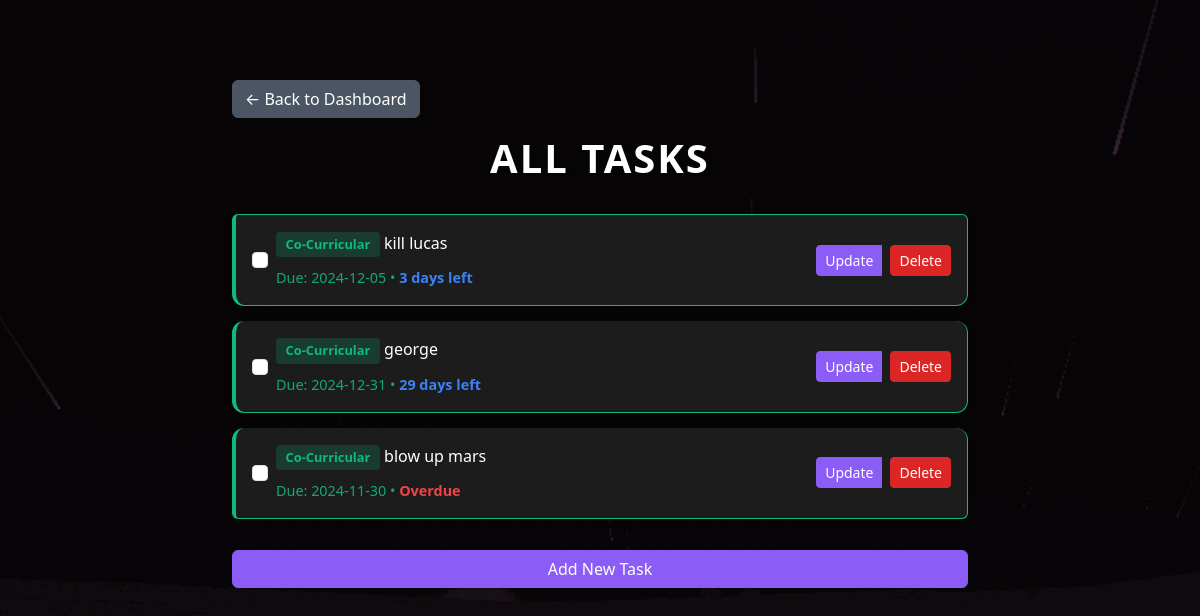
/all_todos (signed in), run on an earlier commit of the app's database.
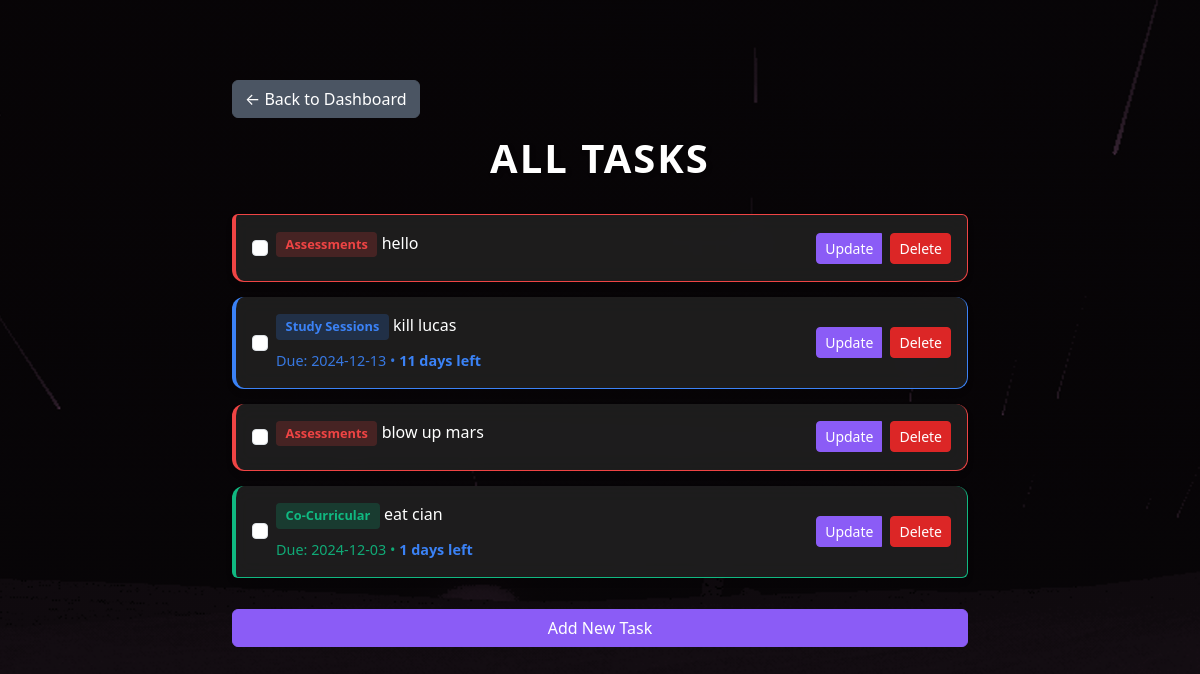
And on a later commit of the database.
### flask_app/setup_db.py (models this page shows)
class ToDo(Base):
    __tablename__ = 'todo'
    id = Column(Integer, primary_key=True)
    task = Column(String, nullable=False)
    category = Column(String, nullable=False)
    completed = Column(Boolean, default=False)
    due_date = Column(DateTime, nullable=True)
    user_id = Column(Integer, ForeignKey('users.id'), nullable=False)
    user = relationship('User', back_populates='todos')

### flask_app/app.py (the view)
@app.route('/all_todos')
def all_todos():
    if "user_id" not in session:
        flash("Please log in to view todos.", "warning")
        return redirect('/login')
    user_id = session["user_id"]
    todos = db_session.query(ToDo).filter_by(user_id=user_id).all()
    return render_template('all_todos.html', todos=todos)

### flask_app/app.py (called while the page is built)
def calculate_days(due_date):
    if not due_date:
        return None
    today = datetime.now().date()
    days_remaining = (due_date.date() - today).days
    if days_remaining < 0:
        return 'Overdue'
    elif days_remaining == 0:
        return 'Due today'
    else:
        return f'{days_remaining} days left'

### flask_app/templates/all_todos.html (shortened to what this page needs)
<!DOCTYPE html>
<html lang="en">
<head>
    <link href="https://cdn.jsdelivr.net/npm/bootstrap@5.3.0-alpha3/dist/css/bootstrap.min.css" rel="stylesheet">
</head>
<body>
    <div class="container mt-5">
        <a href="{{ url_for('dashboard') }}" class="btn btn-secondary mb-3">← Back to Dashboard</a>
        <h1>All Tasks</h1>
        <div class="mt-4">
            {% if todos %}
                <ul class="list-group">
                    {% for todo in todos %}
                    <li class="list-group-item category-{{ todo.category.replace(' ', '-') }} d-flex justify-content-between align-items-center">
                        <div class="d-flex align-items-center">
                            <form action="{{ url_for('toggle_todo', todo_id=todo.id) }}" method="POST" class="d-inline me-2">
                                <input type="checkbox" class="form-check-input" onchange="this.form.submit()"
                                       {% if todo.completed %}checked{% endif %}>
                            </form>
                            <div>
                                <div class="category-label category-label-{{ todo.category.replace(' ', '-') }}">
                                    {{ todo.category }}
                                </div>
                                <span {% if todo.completed %}class="text-decoration-line-through"{% endif %}>{{ todo.task }}</span>
                                {% if todo.due_date %}
                                    <br>
                                    <small class="text-muted due-date">
                                        Due: {{ todo.due_date.strftime('%Y-%m-%d') }}
                                        {% set days = calculate_days(todo.due_date) %}
                                        {% if days %}
                                            • <span class="{% if days == 'Overdue' %}text-danger{% elif days == 'Due today' %}text-warning{% else %}text-info{% endif %}">
                                                {{ days }}
                                            </span>
                                        {% endif %}
                                    </small>
                                {% endif %}
                            </div>
                        </div>
                        <div class="btn-group">
                            <a href="{{ url_for('update_todo', todo_id=todo.id) }}" class="btn btn-sm btn-primary me-2">Update</a>
                            <form action="{{ url_for('delete_todo', todo_id=todo.id) }}" method="POST" class="d-inline">
                                <button type="submit" class="btn btn-sm btn-danger">Delete</button>
                            </form>
                        </div>
                    </li>
                    {% endfor %}
                </ul>
            {% else %}
                <p class="text-center">No tasks found.</p>
            {% endif %}
        </div>
        <div class="mt-3">
            <a href="{{ url_for('add_todo') }}" class="btn btn-primary w-100 btn-add-task">Add New Task</a>
        </div>
    </div>
</body>
</html>

What changed in the data, as far as the page shows it:
removed ToDo: category "Co-Curricular", task "kill lucas", due_date "2024-12-05", days "3 days left"
removed ToDo: category "Co-Curricular", task "george", due_date "2024-12-31", days "29 days left"
added ToDo: category "Assessments", task "hello"
added ToDo: category "Study Sessions", task "kill lucas", due_date "2024-12-13", days "11 days left"
changed ToDo "blow up mars": category "Co-Curricular" → "Assessments"; due_date "2024-11-30" → (not shown); days "Overdue" → (not shown)
added ToDo: category "Co-Curricular", task "eat cian", due_date "2024-12-03", days "1 days left"
